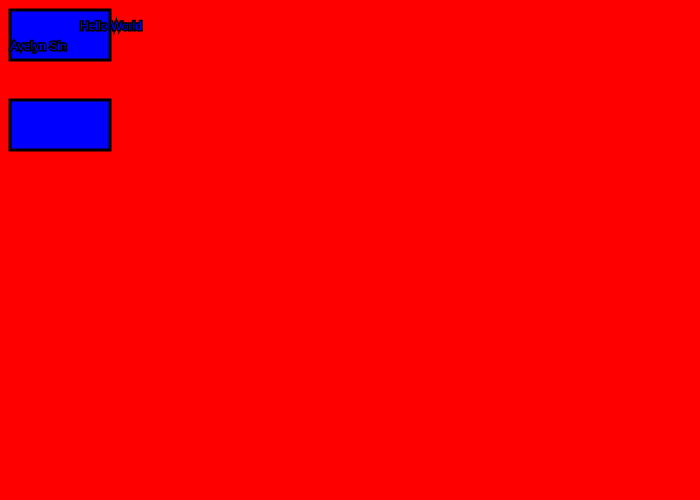
Frame 1 (no input)
Frame 60 (no input): identical to frame 1, image omitted
Frame 120 (the mouse pressed at the canvas centre since frame 60): identical to frame 1, image omitted

The p5.js sketch that drew this single still picture (run headless with seeded random() and noise() and a simulated clock; from frame 60 on, the mouse is pressed at the canvas centre):

// p5.js sketch
// ── sketch.js
function setup()
{
  createCanvas(700,500);

}

function draw()
{
	background(255,0,0)

	fill(0,0,255);
	stroke(0,0,0);
	strokeWeight(3);

	rect(10,10,100,50);

  text("Hello World",80,30);

	text("Avelyn Sin",10,50);

  text("Donald Trump",10,130);

	rect(10,100,100,50);

	fill(255,255,255);



}
